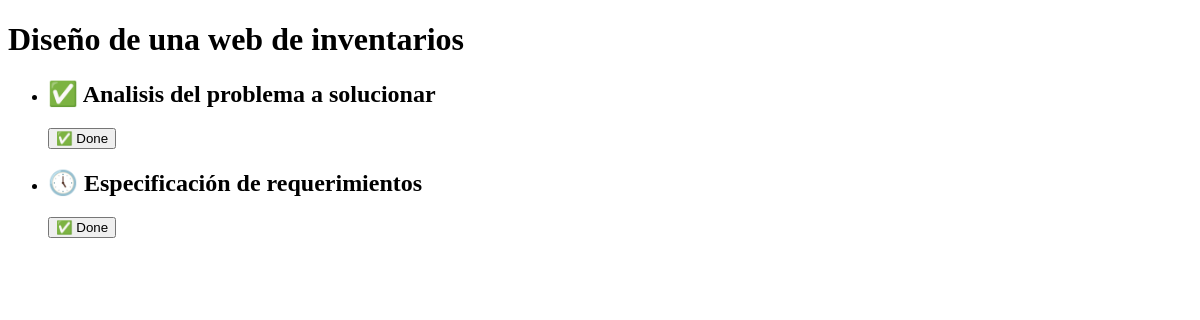
The app's page /proyectos/1, older data.
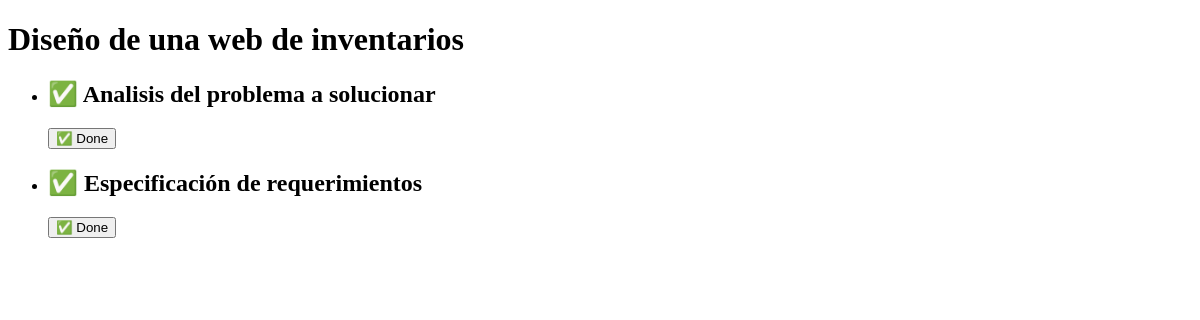
The same page, newer data.
### App1/models.py (models this page shows, shortened)
class TareaDb(models.Model):
    nombreT = models.CharField(max_length=100,verbose_name="Nombre")
    fecha_inicio = models.DateField(verbose_name='Fecha Inicia')
    fecha_fin = models.DateField(verbose_name='Fecha Fin')
    asignado = models.ForeignKey(UsuarioDb, on_delete=models.CASCADE,verbose_name="Responsables")
    proyecto_fk = models.ForeignKey(ProyectoDb, on_delete=models.CASCADE,verbose_name='Proyecto')
    done = models.BooleanField(default=False)
    class Meta:
        db_table="Tareas"
        verbose_name = "Tarea"
        verbose_name_plural = "Tareas"

### App1/views.py (the view)
# urls.py: path('proyectos/<int:id>',ProyectoView),
def ProyectoView(request,id):
    proyecto = get_object_or_404(ProyectoDb,id=id)
    return render(request,'tareas.html',{"objeto":proyecto})

### App1/templates/tareas.html (shortened to what this page needs)
<!DOCTYPE html>
<html lang="en">
<head>
</head>
<body>
    <h1>{{objeto.nombreP}}</h1>
    <ul>
        {% for i in objeto.tareadb_set.all  %}
        <li>
            <h2> {% if i.done == False%} 🕔 {% else %} ✅ {% endif %}{{i.nombreT}} </h2>
        <form action="{% url 'actualizar_item' i.id %}" method="post">
            <button type="submit"> ✅ Done </button>
        </form>
    </li>
        {% endfor %}
    </ul>
</body>
</html>

Row changes from the older to the newer data that the page shows:
changed TareaDb "Especificación de requerimientos": done "🕔" → "✅"
